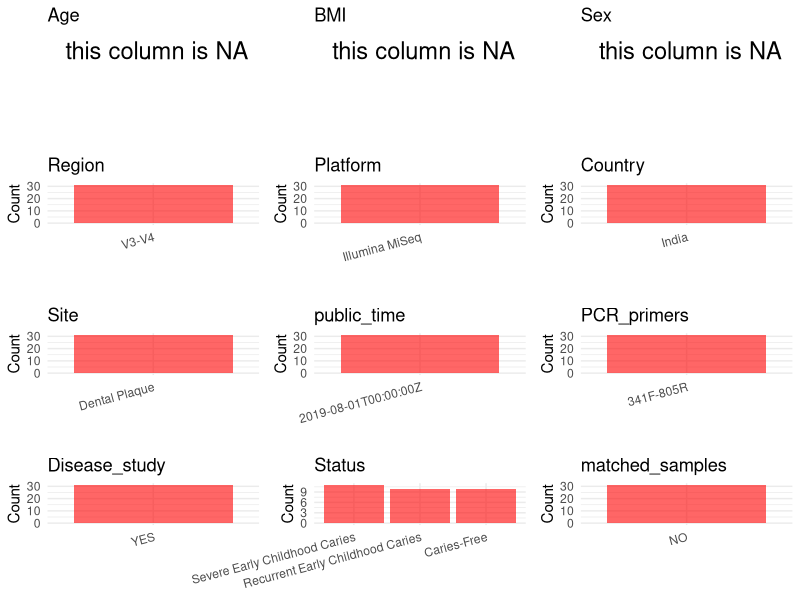

Here is the R script that generated this plot: (Note: this script raises an error after producing the figure.)
## ---- chunk 1
library(tidyverse)
library(ggplot2)
library(cowplot)

setwd("C:/Users/zyc/Desktop/oral_project/data/projects/PRJNA454811")
initial_meta <- read.csv("SraRunTable.csv", header = TRUE) 
head(initial_meta)
## ---- chunk 2
metadata <- data.frame(
  BioProject = initial_meta$BioProject,
  Run = initial_meta$Run,
  sample_name = initial_meta$Library.Name,
  Age = NA, 
  BMI = NA,  
  Sex = NA,
  Platform = initial_meta$Instrument,
  Country = initial_meta$geo_loc_name_country,
  Site = initial_meta$env_material,
  public_time = initial_meta$ReleaseDate,
  stringsAsFactors = FALSE
)
## ---- chunk 3
 # metadata <- metadata %>%
 #  mutate(Sex = recode(Sex, "female" = "F", "male" = "M"))
metadata <-metadata%>%
  mutate(Status = str_remove_all(sample_name,"[^A-Za-z]"))%>%
  mutate(Status = case_when(
    Status == "CF" ~ "Caries-Free",
    Status == "SC" ~ "Severe Early Childhood Caries",
    TRUE ~ " Recurrent Early Childhood Caries"
  ))
## ---- chunk 4
metadata$matched_samples = "NO"
metadata$Region = "V3-V4"
metadata$title <- "Bacterial diversity and functional analysis of severe early childhood caries and recurrence in India"
metadata$Disease_study <- "YES"
metadata$PCR_primers <- "341F-805R"
head(metadata)
## ---- chunk 5
print(paste("Number of unique runs:", length(unique(metadata$Run))))
print(paste("Number of unique sample names:", length(unique(metadata$sample_name))))
## ---- chunk 6
plot_data <- metadata %>%
  select(-BioProject, -Run, -sample_name, -title)

# Function to create simple plots for each column
create_simple_plots <- function(data) {
  plots <- list()
  
  for (col in colnames(data)) {
    # Check if the column is all NA
    if (all(is.na(data[[col]]))) {
      # Create an empty plot with text indicating all NA
      p <- ggplot() +
        annotate("text", x = 0.5, y = 0.5, label = "this column is NA", size = 6) +
        labs(title = col) +
        theme_void()
    } else if (is.numeric(data[[col]])) {
      # Numeric variable: histogram
      p <- ggplot(data, aes(x = .data[[col]])) +
        geom_histogram(fill = "blue", alpha = 0.6, bins = 20, na.rm = T) +
        labs(title = col) +
        theme_minimal()
    } else {
      # Categorical variable: bar plot (remove NA values)
      count_data <- as.data.frame(table(data[[col]], useNA = "ifany"))
      p <- ggplot(count_data, aes(x = reorder(Var1, -Freq), y = Freq)) +
        geom_col(fill = "red", alpha = 0.6) +
        labs(title = col, x = NULL, y = "Count") +
        theme_minimal() +
        theme(axis.text.x = element_text(angle = 15, hjust = 1))
    }
    plots[[col]] <- p
  }
  
  return(plots)
}


plots <- create_simple_plots(plot_data)
p<-plot_grid(plots$Age, 
          plots$BMI, 
          plots$Sex, 
          plots$Region, 
          plots$Platform, 
          plots$Country, 
          plots$Site,
          plots$public_time, 
          plots$PCR_primers,
          plots$Disease_study,
          plots$Status,
          plots$matched_samples,# add 
          ncol = 3, align = "hv", axis = "lb")
ggsave("metadata_summary.png", plot = p, width = 8, height = 6, dpi = 150)


## ---- chunk 7
knitr::include_graphics("metadata_summary.png")
## ---- chunk 8
metadata <- metadata[, c(
  "BioProject", "Run", "sample_name", "Age", "BMI", "Sex", 
  "Region", "Platform", "Country", "Site", "public_time", 
  "PCR_primers", "title", "Disease_study", "Status","matched_samples"
)]

write.csv(metadata, file = "metadata.csv", quote = FALSE)
